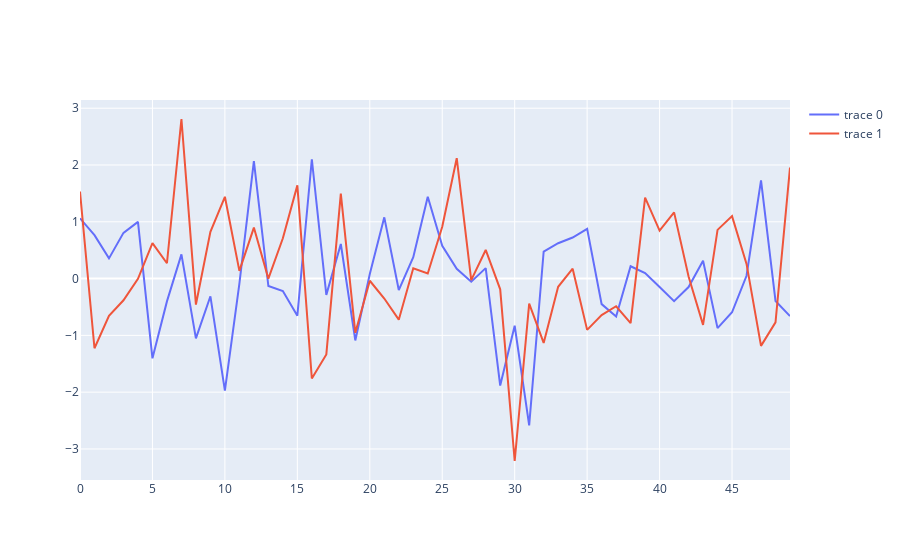

The notebook cell saved with this chart:
### Code cell
import plotly.graph_objects as go

y1 = torch.randn(50)
y2 = torch.randn(50)

fig = go.Figure()
fig.add_trace(go.Scatter(y=y1, mode='lines'))
fig.add_trace(go.Scatter(y=y2, mode='lines'))
fig.show()
